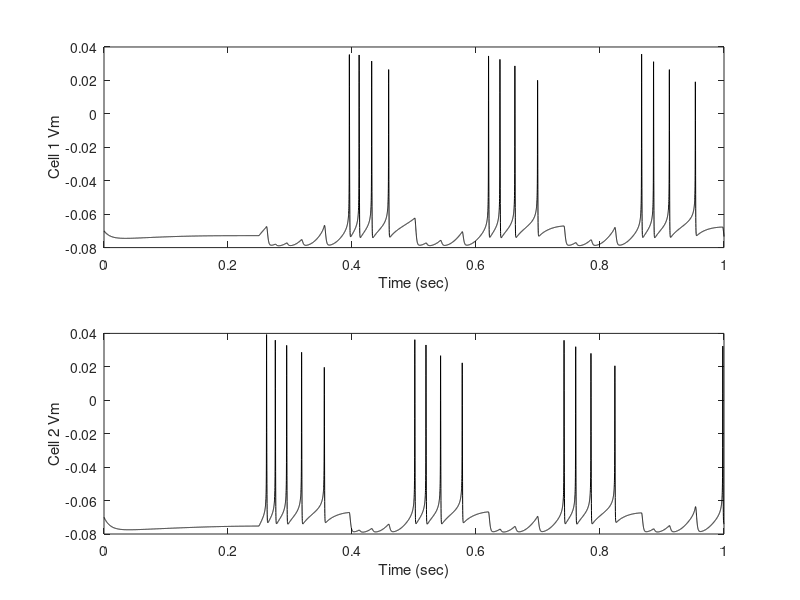

Write MATLAB code to recreate this figure.
% coupledPIR.m 
% A model of a half-center oscillator by coupling together two neurons with
% inhibitory synaptic connections. 
%
% Each model neuron contains a T-type Calcium current to generate a
% post-inhibitory rebound as a models of thalamic relay cells.
%
% The model is based on the paper by Wang and Rinzel.
%
% This code was used to produce Figure 5.9A in the textbook
% An Introductory Course in Computational Neuroscience 
% by Paul Miller (Brandeis University, 2017)
%
%%%%%%%%%%%%%%%%%%%%%%%%%%%%%%%%%%%%%%%%%%%%%%%%%%%%%%%%%%%%%%%%%%%%%%%%%%%
%
% This two-cell model is written without using two-row matrices for variables, 
% which means that each cell has a separate variable name for each of its
% variables. This means the code is lengthier than necessary, but does not
% impact its memory or runtime.
%
% Parameters have a single name, as they are identical across cells.
%
clear;              % clear all variables and parameters from memory
dt = 0.0001;        % time step in sec
tmax=1;             % total simulation time in sec
t=0:dt:tmax;        % vector of time points

istart = 0.25;          % time applied current starts (sec)
ilength=tmax-istart;    % length of applied current pulse (sec)
I01= -5e-9;         % Base current to cell 1 before pulse
Ie1= 0e-9;          % magnitude of applied current pulse
I02= -8e-9;         % Base current to cell 2 before pulse
Ie2= 0e-9;          % magnitude of applied current pulse

E_L = -0.070;   % leak reversal potential
E_Na = 0.055;   % reversal for sodium channels
E_K = -0.090;   % reversal for potassium channels
E_Ca = 0.120    % reversal potential for Ca current
E_Syn = -0.080  % reversal potential of inhibitory synapse
Vspike = 0.0    % voltage at which synapse is activated

g_L = 1.0e-6;     % specific leak conductance in Siemens per mm-square
g_Na = 0.32e-3;   % specific sodium conductance
g_K = 0.18e-3;    % specific potassium conductance
g_CaT = 20e-6;    % T-type calcium conductance
g_syn12 = 20e-6   % synaptic conductance from cell 1 to 2
g_syn21 = 20e-6   % synaptic conductance from cell 2 to 1
tau_syn = 0.005   % synaptic time constant
cm = 10e-9;     % ecific membrane capacitance in Farads per mm-square

%% Begin with all variables for cell 1
% Define the arrays
V1=zeros(size(t));          % membrane potential
V1(1) = E_L;                % set the initial value of voltage     
I1_L= zeros(size(t));       % leak current
I1_Na= zeros(size(t));      % sodium current
I1_K= zeros(size(t));       % potassium current
I1_CaT = zeros(size(t));    % T-type calcium current

% Gating variables for cell 1
n1=zeros(size(t));      % n: potassium activation gating variable
n1(1) = 0.0;            % start off at zero
m1=zeros(size(t));      % m: sodium activation gating variable
m1(1) = 0.0;            % start off at zero
h1=zeros(size(t));      % h: sodium inactivation gating variplot(t,V)able
h1(1) = 0.5;            % start off at zero
mca1=zeros(size(t));    % CaT current activation gating variable
mca1(1) = 0.0;          % start at zero
hca1=zeros(size(t));    % CaT current inactivation gating variable
hca1(1) = 0.0;          % start at zero

% Set up applied current to cell 1
I1app=zeros(size(t));   
for i = 1:round(istart/dt)
    I1app(i) = I01;     % baseline (negative here)
end
for i=round(istart/dt)+1:round((istart+ilength)/dt) % make non-zero for duration of current pulse
    I1app(i) = Ie1;     % applied current (in fact zero)
end
for i = round((istart+ilength)/dt):length(I1app)
    I1app(i) = I01;     % this is not used
end

I1tot=zeros(size(t)); % in case we want to plot and look at the total current

%% Repeat with variables for cell 2
% Define the arrays
V2=zeros(size(t));          % membrane potential for cell 2
V2(1) = E_L;                % set the inititial value of voltage     
I2_L= zeros(size(t));       % leak current
I2_Na= zeros(size(t));      % sodium current
I2_K= zeros(size(t));       % potassium current
I2_CaT = zeros(size(t));    % T-type calcium current

% Gating variables for cell 2
n2=zeros(size(t));      % n: potassium activation gating variable
n2(1) = 0.0;            % start off at zero
m2=zeros(size(t));      % m: sodium activation gating variable
m2(1) = 0.0;            % start off at zero
h2=zeros(size(t));      % h: sodim inactivation gating variplot(t,V)able
h2(1) = 0.0;            % start off at zero

mca2=zeros(size(t));    % CaT current activation gating variable
mca2(1) = 0.0;          % initialize at zero
hca2=zeros(size(t));    % CaT current inactivation gating variable
hca2(1) = 0.0;          % initialize at zero

% Set up applied current to cell 2
I2app=zeros(size(t));   % Applied current vector
for i = 1:round(istart/dt)
    I2app(i) = I02;
end
for i=round(istart/dt)+1:round((istart+ilength)/dt) % make non-zero for duration of current pulse
    I2app(i) = Ie2;
end
for i = round((istart+ilength)/dt):length(I2app)
    I2app(i) = I02;
end
    
I2tot=zeros(size(t));   % to store the total current

syn1=zeros(size(t));    % synaptic gating variable from spikes in cell 1
syn2=zeros(size(t));    % synaptic gating variable from spikes in cell 2
spikes1 = zeros(size(t));   % store spikes of cell 1
spikes2 = zeros(size(t));   % store spikes of cell 2
spike1now = 0;              % set to 1 when cell 1 is in a spike
spike2now = 0;              % set to 1 when cell 2 is in a spike

% nspikewidth is number of time-points to update conductance following a spike
nspikewidth = round(tau_syn*10/dt);  

%% Now loop through time and simulate the two cells
for i = 2:length(t); % now see how things change through time

    %% Calculate currents and voltage for cell 1 first
    I1_L(i-1) = g_L*(E_L-V1(i-1));  % Leak current
    
    % Notice that synaptic current to cell 1 depends on syn2, which is
    % impacted by spikes from cell 2, but also on V1, membrane potential of
    % cell 1.
    I1syn(i-1) = g_syn21*syn2(i-1)*(E_Syn-V1(i-1));
    
    Vm = V1(i-1)*1000; % converts voltages to mV as needed in the equations on p.224 of Dayan/Abbott
    
    % Sodium and potassium gating variables are defined by the
    % voltage-dependent transition rates between states, labeled alpha and
    % beta. Written out from Dayan/Abbott, units are 1/ms.
    if ( Vm == -35 ) 
        alpha_m = 1;
    else 
        alpha_m = 0.1*(Vm+35)/(1-exp(-0.1*(Vm+35)));
    end
    beta_m = 4*exp(-(Vm+60)/18);
    alpha_h = 0.35*exp(-0.05*(Vm+58));
    beta_h = 5/(1+exp(-0.1*(Vm+28)));
    
    if ( Vm == -34 ) 
       alpha_n = 0.05/0.1;
    else
        alpha_n = 0.05*(Vm+34)/(1-exp(-0.1*(Vm+34)));
    end
    beta_n = 0.625*exp(-0.0125*(Vm+44));
     
    % From the alpha and beta for each gating variable we find the steady
    % state values (_inf) and the time constants (tau_) for each m,h and n.
    m_inf = alpha_m/(alpha_m+beta_m);   % immediate change in m (no time constant)
    
    tau_h = 1e-3/(alpha_h+beta_h);      % time constant converted from ms to sec
    h_inf = alpha_h/(alpha_h+beta_h);
    
    tau_n = 1e-3/(alpha_n+beta_n);      % time constant converted from ms to sec
    n_inf = alpha_n/(alpha_n+beta_n);   
    
    % for the Ca_T current gating variables are given by formulae for the 
    % steady states and time constants:
    mca_inf = 1/(1+exp(-(Vm+52)/7.4));
    hca_inf = 1/(1+exp((Vm+76)/2));
    if ( Vm < -80 ) 
        tau_hca = 1e-3*exp((Vm+467)/66.6);
    else
        tau_hca = 24e-3+1e-3*119/(1+exp((Vm+70)/3));
    end
    
    % Now update all gating variables using "steady states" and time
    % constants
    m1(i) = m_inf;    % Update m, assuming time constant is neglible.
    h1(i) = h_inf - (h_inf-h1(i-1))*exp(-dt/tau_h);    % Update h
    n1(i) = n_inf - (n_inf-n1(i-1))*exp(-dt/tau_n);    % Update n
    mca1(i) = mca_inf;
    hca1(i) = hca_inf - (hca_inf-hca1(i-1))*exp(-dt/tau_hca);
    
    % Update conductances then currents using gating variables
    g_Na_now = g_Na*m1(i)*m1(i)*m1(i)*h1(i);
    I1_Na(i-1) = g_Na_now*(E_Na-V1(i-1)); % total sodium current
    
    g_K_now = g_K*n1(i)*n1(i)*n1(i)*n1(i);
    I1_K(i-1) = g_K_now*(E_K-V1(i-1)); % total potassium current
    
    g_CaT_now = g_CaT*mca1(i)*mca1(i)*hca1(i);
    I_CaT(i-1) = g_CaT_now*(E_Ca-V1(i-1)); % Calcium T-type current
    
    % Total current to cell 1
    I1tot(i-1) = I1_L(i-1)+I1_Na(i-1)+I1_K(i-1) ... % total current is sum of leak + active  
                +I1_CaT(i-1) + I1syn(i-1) +I1app(i-1);           % + synaptic + applied current
     
    g_Tot = g_L+g_Na_now+g_K_now+g_CaT_now+g_syn21*syn2(i-1);
    V_inf = (g_L*E_L + g_Na_now*E_Na + g_K_now*E_K  + ...
            g_CaT_now*E_Ca + g_syn21*syn2(i-1)*E_Syn + I1app(i-1))/g_Tot;
    
    % Update membrane potential of cell 1 using the stable exponential
    % method
    V1(i) = V_inf - (V_inf-V1(i-1))*exp(-dt*g_Tot/cm);  % Update the membrane potential, V.

    %% Calculate currents and voltage for cell 2 next
    I2_L(i-1) = g_L*(E_L-V2(i-1));
    I2syn(i-1) = g_syn12*syn1(i-1)*(E_Syn-V2(i-1));
    
    Vm = V2(i-1)*1000; % converts voltages to mV as needed in the equations on p.224 of Dayan/Abbott
    
    % Sodium and potassium gating variables are defined by the
    % voltage-dependent transition rates between states, labeled alpha and
    % beta. Written out from Dayan/Abbott, units are 1/ms.  
    
    if ( Vm == -35 ) 
        alpha_m = 1;
    else 
        alpha_m = 0.1*(Vm+35)/(1-exp(-0.1*(Vm+35)));
    end
    beta_m = 4*exp(-(Vm+60)/18);

    alpha_h = 0.35*exp(-0.05*(Vm+58));
    beta_h = 5/(1+exp(-0.1*(Vm+28)));
    
    if ( Vm == -34 ) 
       alpha_n = 0.05/0.1;
    else
        alpha_n = 0.05*(Vm+34)/(1-exp(-0.1*(Vm+34)));
    end
    beta_n = 0.625*exp(-0.0125*(Vm+44));
     
    % From the alpha and beta for each gating variable we find the steady
    % state values (_inf) and the time constants (tau_) for each m,h and n.
    
    m_inf = alpha_m/(alpha_m+beta_m);
    
    tau_h = 1e-3/(alpha_h+beta_h);      % time constant converted from ms to sec
    h_inf = alpha_h/(alpha_h+beta_h);
    
    tau_n = 1e-3/(alpha_n+beta_n);      % time constant converted from ms to sec
    n_inf = alpha_n/(alpha_n+beta_n);   
    
    % for the Ca_T current gating variables are given by formulae for the 
    % steady states and time constants:
    
    mca_inf = 1/(1+exp(-(Vm+52)/7.4));

    hca_inf = 1/(1+exp((Vm+76)/2));
    if ( Vm < -80 ) 
        tau_hca = 1e-3*exp((Vm+467)/66.6);
    else
        tau_hca = 24e-3+1e-3*119/(1+exp((Vm+70)/3));
    end
    
    m2(i) = m_inf;    % Update m, assuming time constant is neglible.
    
    h2(i) = h_inf - (h_inf-h2(i-1))*exp(-dt/tau_h);    % Update h
    
    n2(i) = n_inf - (n_inf-n2(i-1))*exp(-dt/tau_n);    % Update n
    
    mca2(i) = mca_inf;
    hca2(i) = hca_inf - (hca_inf-hca2(i-1))*exp(-dt/tau_hca);
    
    g_Na_now = g_Na*m2(i)*m2(i)*m2(i)*h2(i);
    I2_Na(i-1) = g_Na_now*(E_Na-V2(i-1)); % total sodium current
    
    g_K_now = g_K*n2(i)*n2(i)*n2(i)*n2(i);
    I2_K(i-1) = g_K_now*(E_K-V2(i-1)); % total potassium current
    
    g_CaT_now = g_CaT*mca2(i)*mca2(i)*hca2(i);
    I2_CaT(i-1) = g_CaT_now*(E_Ca-V2(i-1)); % Calcium T-type current
    
    
    I2tot(i-1) = I2_L(i-1)+I2_Na(i-1)+I2_K(i-1) ...% total current is sum of synaptic 
        +I2_CaT(i-1) + I2syn(i-1) + I2app(i-1);  % + leak + active channels + applied current
     
    g_Tot = g_L+g_Na_now+g_K_now+g_CaT_now+g_syn12*syn1(i-1);
    V_inf = (g_L*E_L + g_Na_now*E_Na + g_K_now*E_K  + ...
            g_CaT_now*E_Ca + g_syn12*syn1(i-1)*E_Syn + I2app(i-1))/g_Tot;
                   
    V2(i) = V_inf - (V_inf-V2(i-1))*exp(-dt*g_Tot/cm);  % Update the membrane potential, V.

    %% Now check for spikes and update synaptic gating variables
    % First for cell 1
    if ( V1(i) > Vspike ) && (spike1now == 0 )  % if V1 is at a spiking level, but the spike is not already detected
        spike1now = 1;                          % detect this spike
        spikes1(i) = 1;                         % record this spike time
        for j = 0:nspikewidth                   % for many synaptic time constants in the future
            if i+j <= length(syn1)              % so long as we are still inside the total simulation time
                syn1(i+j) = syn1(i+j) + dt*j/tau_syn*exp(-dt*j/tau_syn);    % extra conductance from this spike
            end
        end
    end
    if ( V1(i) < Vspike - 0.010 )               % once the spike is over
        spike1now = 0;                          % set this to zero so we are ready for the next spike.
    end
    
    % Now do the same for spikes from neuron 2.
    if ( V2(i) > Vspike ) && (spike2now == 0 ) 
        spike2now = 1;
        spikes2(i) = 1;
        for j = 0:nspikewidth
            if i+j <= length(syn1) 
                syn2(i+j) = syn2(i+j) + dt*j/tau_syn*exp(-dt*j/tau_syn);
            end
        end
    end
    if ( V2(i) < Vspike - 0.010 ) 
        spike2now = 0;
    end
    
end

%% Finally plot membrane potentials as a function of time
figure(2)
% Membrane potential of cell 1 in the upper panel
subplot(2,1,1)      % upper panel
plot(t,V1,'k')
xlabel('Time (sec)')
ylabel('Cell 1 Vm')
hold on
% Membrane potential of cell 2 in the lower panel
subplot(2,1,2)      % lower panel
plot(t,V2,'k')
xlabel('Time (sec)')
ylabel('Cell 2 Vm')




    